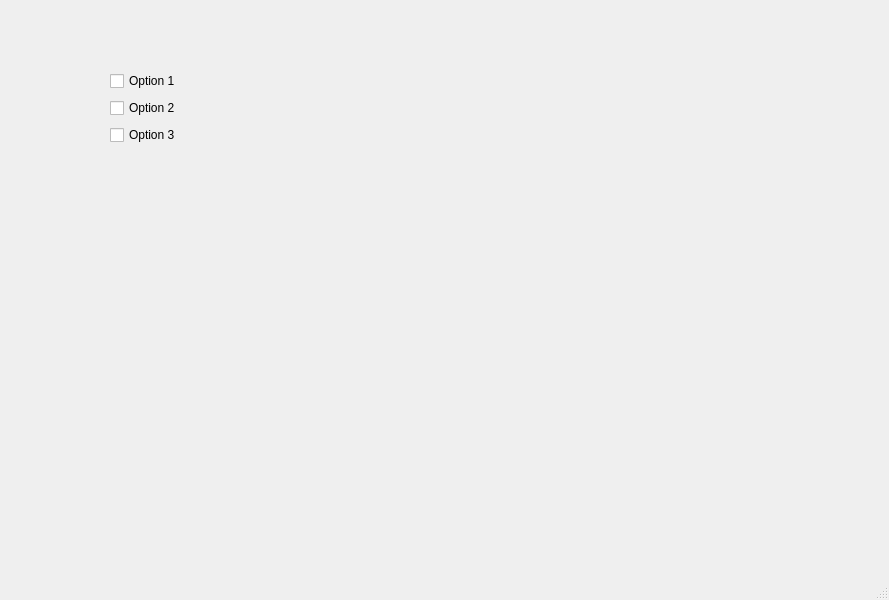
<?xml version="1.0" encoding="UTF-8"?>
<ui version="4.0">
 <class>MainWindow</class>
 <widget class="QMainWindow" name="MainWindow">
  <property name="geometry">
   <rect>
    <x>0</x>
    <y>0</y>
    <width>889</width>
    <height>600</height>
   </rect>
  </property>
  <property name="windowTitle">
   <string>MainWindow</string>
  </property>
  <widget class="QWidget" name="centralwidget">
   <widget class="QWidget" name="">
    <property name="geometry">
     <rect>
      <x>110</x>
      <y>70</y>
      <width>77</width>
      <height>76</height>
     </rect>
    </property>
    <layout class="QVBoxLayout" name="verticalLayout">
     <item>
      <widget class="QCheckBox" name="chkbx_1">
       <property name="text">
        <string>Option 1</string>
       </property>
      </widget>
     </item>
     <item>
      <widget class="QCheckBox" name="chkbx_2">
       <property name="text">
        <string>Option 2</string>
       </property>
      </widget>
     </item>
     <item>
      <widget class="QCheckBox" name="chkbx_3">
       <property name="text">
        <string>Option 3</string>
       </property>
      </widget>
     </item>
    </layout>
   </widget>
  </widget>
  <widget class="QMenuBar" name="menubar">
   <property name="geometry">
    <rect>
     <x>0</x>
     <y>0</y>
     <width>889</width>
     <height>26</height>
    </rect>
   </property>
  </widget>
  <widget class="QStatusBar" name="statusbar"/>
 </widget>
 <resources/>
 <connections/>
</ui>
